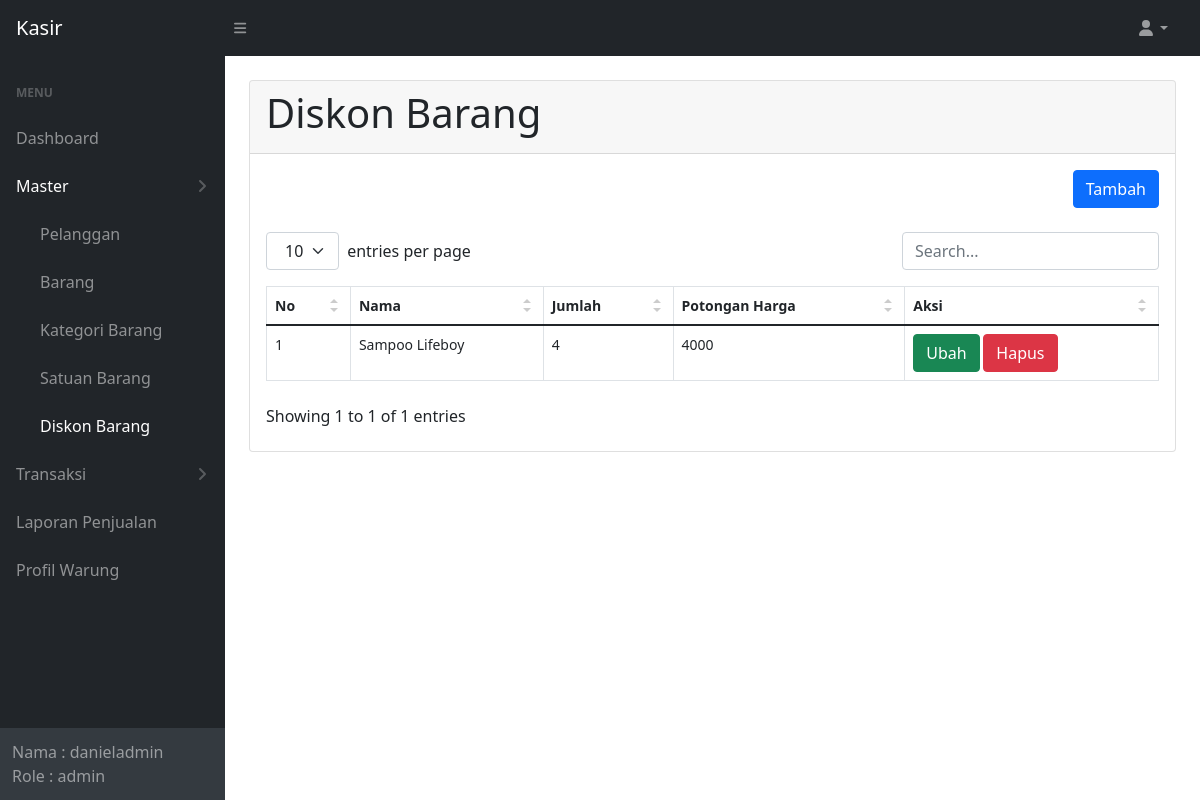
The app's page /diskon-barang/index.php (signed in) with its own data.
### tables this page shows
CREATE TABLE `disbarang` (
  `id_diskon` int(11) NOT NULL,
  `id_barang` int(11) NOT NULL,
  `qty` int(11) NOT NULL,
  `potongan` int(11) NOT NULL
);

CREATE TABLE `barang` (
  `id_barang` int(11) NOT NULL,
  `id_kategori` int(11) NOT NULL,
  `id_satuan` int(11) NOT NULL,
  `nama` varchar(25) NOT NULL,
  `harga_barang` int(11) NOT NULL,
  `stok` int(11) NOT NULL DEFAULT 0
);

### function.php (called while the page is built, shortened)
<?php
require 'config.php';
function query($query)
{
  global $conn;
  $result = mysqli_query($conn, $query);
  $rows = [];
  while ($row = mysqli_fetch_assoc($result)) {
    $rows[] = $row;
  }
  return $rows;
}

### diskon-barang/index.php (the view, shortened to what this page needs)
<?php
require '../function.php';
$disbarang = query("SELECT * FROM disbarang inner join barang ON disbarang.id_barang=barang.id_barang
	order by id_diskon ASC
	");
?>
<!DOCTYPE html>
<html lang="en">
<head>
  <link rel="stylesheet" type="text/css" href="<?php echo BASEURL; ?>/assets/css/datatables.css">
  <link rel="stylesheet" type="text/css" href="<?php echo BASEURL; ?>/assets/css/styles.css">
</head>
<body class="sb-nav-fixed">
  <?php include '../partials/top_nav.php'; ?>
  <div id="layoutSidenav">
    <div id="layoutSidenav_nav">
      <?php include '../partials/sidebar.php'; ?>
    </div>
    <div id="layoutSidenav_content">
      <div class="container-fluid px-4">
        <div class="card mb-4 mt-4">
          <div class="card-header">
            <h1>Diskon Barang</h1>
          </div>
          <div class="card-body">
            <table id="datatablesSimple">
              <div class="clearfix">
                <a class="btn btn-primary mb-4 float-end" href="<?php echo BASEURL; ?>/diskon-barang/tambah" role="button">Tambah</a>
              </div>
              <thead>
                <tr>
                  <th>No</th>
                  <th>Nama</th>
                  <th>Jumlah </th>
                  <th>Potongan Harga</th>
                  <th>Aksi</th>
                </tr>
              </thead>
              <tbody>
                <?php $i = 1; ?>
                <?php foreach ($disbarang as $d) { ?>
                  <tr>
                    <td>
                      <?php echo $i; ?>
                    </td>
                    <td>
                      <?php echo htmlentities($d['nama']); ?>
                    </td>
                    <td>
                      <?php echo htmlentities($d['qty']); ?>
                    </td>
                    <td>
                      <?php echo htmlentities($d['potongan']); ?>
                    </td>
                    <td>
                      <a class="btn btn-success" href="<?php echo BASEURL; ?>/diskon-barang/ubah?id=<?php echo $d['id_diskon'] ?>">Ubah</a>
                      <a class="btn btn-danger" href="<?php echo BASEURL; ?>/diskon-barang/hapus?id=<?php echo $d['id_diskon'] ?>" onclick="return confirm('Apakah anda yakin menghapus data ini ?')">Hapus</a>
                    </td>
                  </tr>
                  <?php $i++; ?>
                <?php } ?>
              </tbody>
            </table>
          </div>
        </div>
      </div>
    </div>
</body>
</html>

### assets/css/datatables.css (style rules this page uses)
.dataTable-table { max-width:100%;width:100%;border-spacing:0;border-collapse:separate }
.dataTable-table>tbody>tr>td,.dataTable-table>tbody>tr>th,.dataTable-table>tfoot>tr>td,.dataTable-table>tfoot>tr>th,.dataTable-table>thead>tr>td,.dataTable-table>thead>tr>th { vertical-align:top;padding:8px 10px }
.dataTable-table>thead>tr>th { vertical-align:bottom;text-align:left;border-bottom:1px solid #d9d9d9 }
.dataTable-table th { vertical-align:bottom;text-align:left }

### records on screen
disbarang: id_barang.nama "Sampoo Lifeboy", qty "4", potongan "4000"

### other values on screen
$username "danieladmin"
$role "admin"
